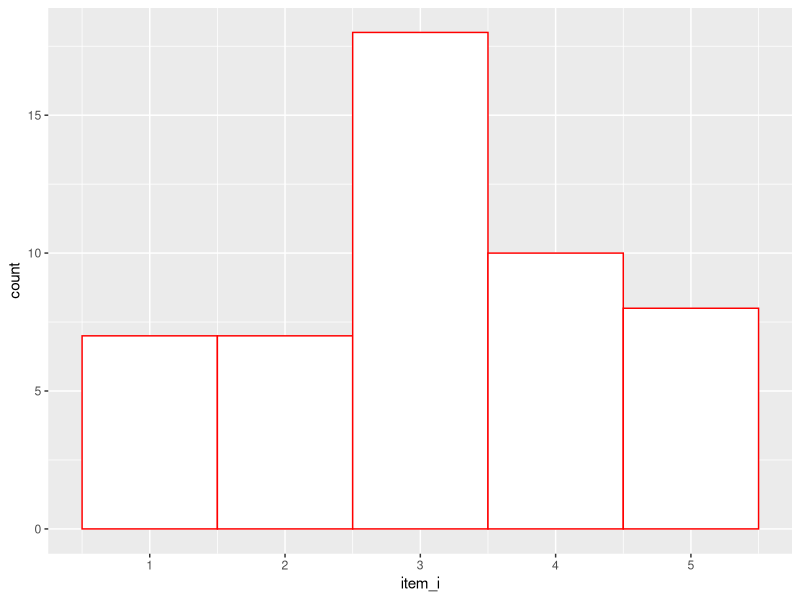
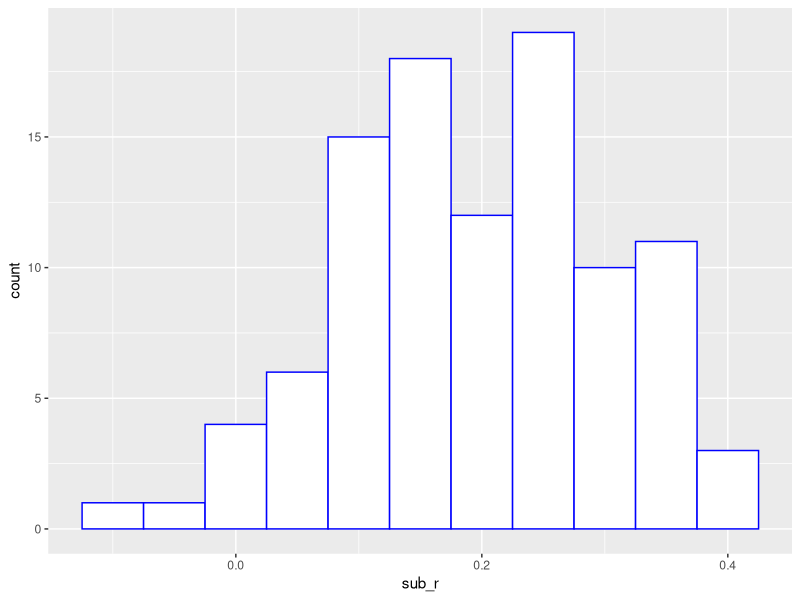
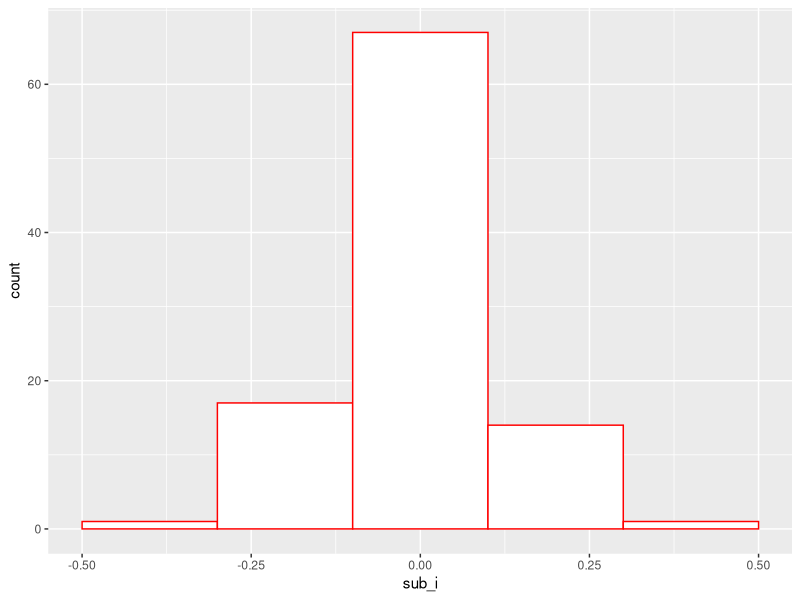
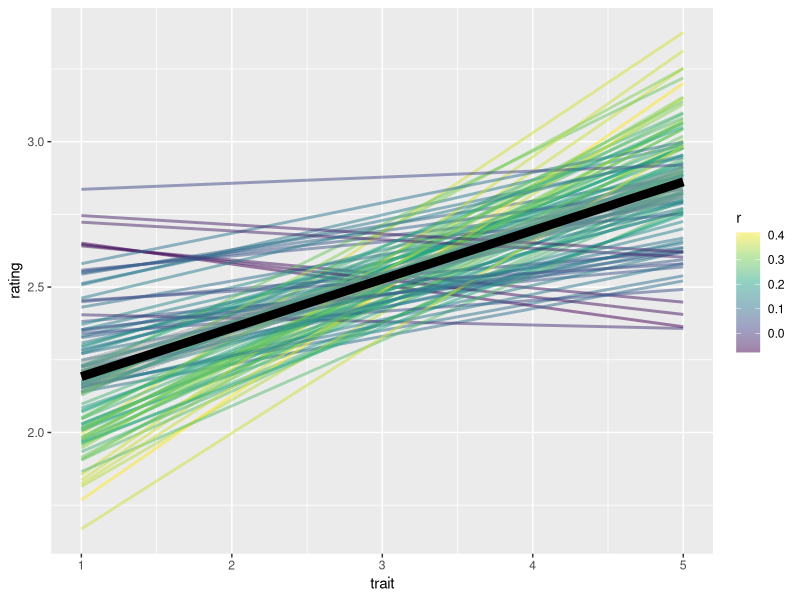

These charts were generated, in order, by the following R code:
## ---- chunk 1
library(tidyverse)
library(afex)

# return a vector with a specified correlation to a pre-existing vector
rnormpre <- function (x, rho=0, ymean=0, ysd=1) {
  n <- length(x)
  y <- stats::rnorm(n)
  z <- rho * scale(x)[,1] + sqrt(1 - rho^2) * 
    scale(stats::resid(stats::lm(y ~ x)))[,1]
  yresult <- ymean + ysd * z
  yresult
}
## ---- chunk 2
# number of subjects and items
sub_n <- 100
item_n <- 50

grand_int <- 2.5 # overall mean (intercept)
grand_sd <- 1.2 # overall SD

sub_sd <- 0.1 # SD of subject intercepts

item_dist <- c(.1,.2,.4,.2,.1) # distribution of item ratings

cor_mean <- .2 # mean correlation between ratings and traits
cor_sd <- .1 # sd of subjects' correlations between ratings and traits
## ---- chunk 3

item <- tibble(
  item_id = paste0("I",1:item_n),
  item_i = sample(1:length(item_dist), item_n, replace = T, prob = item_dist)
)

ggplot(item) + 
  geom_histogram(
    aes(item_i), 
    binwidth = 1, 
    fill="white", 
    color="red"
  )
## ---- chunk 4

sub <- tibble(
  sub_id = paste0("S", 1:sub_n),
  sub_i = rnorm(sub_n, 0, sub_sd),
  sub_r = rnorm(sub_n, cor_mean, cor_sd) %>% pmax(-1, .) %>% pmin(1, .)
)

ggplot(sub) + 
  geom_histogram(
    aes(sub_r), 
    binwidth = 0.05, 
    fill="white", 
    color="blue"
  )

ggplot(sub) + 
  geom_histogram(
    aes(sub_i), 
    binwidth = 0.2, 
    fill="white", 
    color="red"
  )
## ---- chunk 5
for (i in 1:sub_n) {
  r <- sub[[i,3]]
  sub_i <- sub[[i,2]]
  id <- sub[[i,1]]
  ratings <- rnormpre(item$item_i, r, grand_int + sub_i, grand_sd) %>% 
    round() %>%
    pmax(1, .) %>% # set the minimum value to 1
    pmin(5, .) # set the maximum value to 5
  
  item[id] = ratings
}
## ---- chunk 6
dat <- item %>%
  gather(sub_id, rating, 3:ncol(.)) %>%
  rename(trait = item_i)
## ---- chunk 7
dat %>%
  group_by(sub_id) %>%
  mutate(r = cor(trait, rating)) %>%
  ungroup() %>%
  ggplot() +
  geom_smooth(aes(trait, rating, color = r, group = sub_id), 
              method = "lm", se = FALSE) +
  geom_smooth(aes(trait, rating), method = "lm", color = "black", size = 3) +
  scale_color_viridis_c(alpha = 0.5)
## ---- chunk 8
m <- lmer(rating ~ trait + 
            (1 | item_id) + 
            (1 + trait | sub_id), 
          data = dat)

summary(m)
## ---- chunk 9
rand_slope <- ranef(m)$sub_id %>%
  as.tibble(rownames = "sub_id") %>%
  left_join(sub, by = "sub_id")

cor(rand_slope$sub_r, rand_slope$trait)
